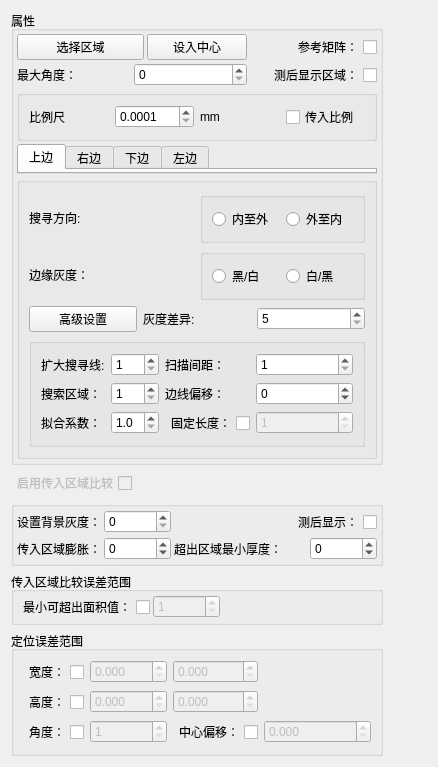
<?xml version="1.0" encoding="UTF-8"?>
<ui version="4.0">
 <class>edgeJudgeWdg</class>
 <widget class="QWidget" name="edgeJudgeWdg">
  <property name="geometry">
   <rect>
    <x>0</x>
    <y>0</y>
    <width>438</width>
    <height>752</height>
   </rect>
  </property>
  <property name="windowTitle">
   <string>edgeJudgeWdg</string>
  </property>
  <layout class="QGridLayout" name="gridLayout_12">
   <item row="0" column="0">
    <layout class="QVBoxLayout" name="verticalLayout">
     <item>
      <widget class="QGroupBox" name="groupBox">
       <property name="title">
        <string>属性</string>
       </property>
       <layout class="QGridLayout" name="gridLayout_10">
        <property name="leftMargin">
         <number>3</number>
        </property>
        <property name="topMargin">
         <number>3</number>
        </property>
        <property name="rightMargin">
         <number>3</number>
        </property>
        <property name="bottomMargin">
         <number>3</number>
        </property>
        <property name="spacing">
         <number>3</number>
        </property>
        <item row="0" column="0">
         <widget class="QPushButton" name="bt_selectRoi">
          <property name="text">
           <string>选择区域</string>
          </property>
          <property name="checkable">
           <bool>true</bool>
          </property>
         </widget>
        </item>
        <item row="1" column="2">
         <widget class="QCheckBox" name="cb_showRegionAfterDet">
          <property name="layoutDirection">
           <enum>Qt::RightToLeft</enum>
          </property>
          <property name="text">
           <string>测后显示区域：</string>
          </property>
         </widget>
        </item>
        <item row="0" column="2">
         <widget class="QCheckBox" name="cb_refer">
          <property name="layoutDirection">
           <enum>Qt::RightToLeft</enum>
          </property>
          <property name="text">
           <string>参考矩阵：</string>
          </property>
         </widget>
        </item>
        <item row="0" column="1">
         <widget class="QPushButton" name="bt_setOrigin">
          <property name="maximumSize">
           <size>
            <width>100</width>
            <height>16777215</height>
           </size>
          </property>
          <property name="text">
           <string>设入中心</string>
          </property>
         </widget>
        </item>
        <item row="1" column="0" colspan="2">
         <layout class="QHBoxLayout" name="horizontalLayout_11">
          <item>
           <widget class="QLabel" name="label">
            <property name="text">
             <string>最大角度：</string>
            </property>
           </widget>
          </item>
          <item>
           <widget class="QSpinBox" name="sp_maxAngle">
            <property name="buttonSymbols">
             <enum>QAbstractSpinBox::UpDownArrows</enum>
            </property>
            <property name="maximum">
             <number>45</number>
            </property>
           </widget>
          </item>
         </layout>
        </item>
        <item row="3" column="0" colspan="3">
         <layout class="QHBoxLayout" name="horizontalLayout_2">
          <property name="leftMargin">
           <number>0</number>
          </property>
          <property name="topMargin">
           <number>0</number>
          </property>
          <property name="rightMargin">
           <number>0</number>
          </property>
          <property name="bottomMargin">
           <number>0</number>
          </property>
          <item>
           <widget class="QTabWidget" name="tabWidget">
            <property name="minimumSize">
             <size>
              <width>0</width>
              <height>30</height>
             </size>
            </property>
            <property name="maximumSize">
             <size>
              <width>16777215</width>
              <height>30</height>
             </size>
            </property>
            <property name="currentIndex">
             <number>0</number>
            </property>
            <widget class="QWidget" name="tab">
             <attribute name="title">
              <string>上边</string>
             </attribute>
             <layout class="QGridLayout" name="gridLayout_9"/>
            </widget>
            <widget class="QWidget" name="tab_2">
             <attribute name="title">
              <string>右边</string>
             </attribute>
             <layout class="QGridLayout" name="gridLayout_8"/>
            </widget>
            <widget class="QWidget" name="tab_3">
             <attribute name="title">
              <string>下边</string>
             </attribute>
             <layout class="QGridLayout" name="gridLayout_6"/>
            </widget>
            <widget class="QWidget" name="tab_4">
             <attribute name="title">
              <string>左边</string>
             </attribute>
             <layout class="QGridLayout" name="gridLayout_5"/>
            </widget>
           </widget>
          </item>
         </layout>
        </item>
        <item row="2" column="0" colspan="3">
         <widget class="QGroupBox" name="groupBox_19">
          <property name="title">
           <string/>
          </property>
          <layout class="QGridLayout" name="gridLayout_11">
           <item row="1" column="1">
            <widget class="QDoubleSpinBox" name="dsp_pixSize">
             <property name="decimals">
              <number>4</number>
             </property>
             <property name="minimum">
              <double>0.000100000000000</double>
             </property>
             <property name="maximum">
              <double>9.990000000000000</double>
             </property>
            </widget>
           </item>
           <item row="1" column="3">
            <widget class="QCheckBox" name="cb_inputPixel">
             <property name="text">
              <string>传入比例</string>
             </property>
            </widget>
           </item>
           <item row="1" column="0">
            <widget class="QLabel" name="label_35">
             <property name="text">
              <string>比例尺</string>
             </property>
            </widget>
           </item>
           <item row="1" column="2">
            <widget class="QLabel" name="label_36">
             <property name="text">
              <string>mm</string>
             </property>
            </widget>
           </item>
          </layout>
         </widget>
        </item>
        <item row="4" column="0" colspan="3">
         <widget class="QGroupBox" name="groupBox_2">
          <property name="title">
           <string/>
          </property>
          <layout class="QGridLayout" name="gridLayout_13">
           <item row="1" column="0">
            <widget class="QPushButton" name="bt_advance">
             <property name="text">
              <string>高级设置</string>
             </property>
             <property name="checkable">
              <bool>true</bool>
             </property>
            </widget>
           </item>
           <item row="1" column="1">
            <widget class="QLabel" name="label_25">
             <property name="text">
              <string>灰度差异:</string>
             </property>
            </widget>
           </item>
           <item row="1" column="2">
            <widget class="QSpinBox" name="sp_minGrayDiff">
             <property name="buttonSymbols">
              <enum>QAbstractSpinBox::UpDownArrows</enum>
             </property>
             <property name="minimum">
              <number>5</number>
             </property>
             <property name="maximum">
              <number>255</number>
             </property>
            </widget>
           </item>
           <item row="2" column="0" colspan="3">
            <widget class="QGroupBox" name="grp_advance">
             <property name="title">
              <string/>
             </property>
             <layout class="QGridLayout" name="gridLayout">
              <item row="0" column="0">
               <widget class="QLabel" name="label_21">
                <property name="text">
                 <string>扩大搜寻线:</string>
                </property>
               </widget>
              </item>
              <item row="0" column="1">
               <widget class="QSpinBox" name="sp_extendSearchLine">
                <property name="buttonSymbols">
                 <enum>QAbstractSpinBox::UpDownArrows</enum>
                </property>
                <property name="minimum">
                 <number>1</number>
                </property>
                <property name="maximum">
                 <number>200</number>
                </property>
               </widget>
              </item>
              <item row="0" column="2">
               <widget class="QLabel" name="label_22">
                <property name="text">
                 <string>扫描间距：</string>
                </property>
               </widget>
              </item>
              <item row="0" column="3" colspan="2">
               <widget class="QSpinBox" name="sp_searchLineGap">
                <property name="buttonSymbols">
                 <enum>QAbstractSpinBox::UpDownArrows</enum>
                </property>
                <property name="minimum">
                 <number>1</number>
                </property>
               </widget>
              </item>
              <item row="1" column="0">
               <widget class="QLabel" name="label_46">
                <property name="text">
                 <string>搜索区域：</string>
                </property>
               </widget>
              </item>
              <item row="1" column="1">
               <widget class="QSpinBox" name="sp_ROINum">
                <property name="buttonSymbols">
                 <enum>QAbstractSpinBox::UpDownArrows</enum>
                </property>
                <property name="minimum">
                 <number>1</number>
                </property>
                <property name="maximum">
                 <number>5</number>
                </property>
               </widget>
              </item>
              <item row="1" column="2">
               <widget class="QLabel" name="label_24">
                <property name="text">
                 <string>边线偏移：</string>
                </property>
               </widget>
              </item>
              <item row="1" column="3" colspan="2">
               <widget class="QSpinBox" name="sp_lineOffset">
                <property name="buttonSymbols">
                 <enum>QAbstractSpinBox::UpDownArrows</enum>
                </property>
                <property name="minimum">
                 <number>-99</number>
                </property>
               </widget>
              </item>
              <item row="2" column="0">
               <widget class="QLabel" name="label_14">
                <property name="text">
                 <string>拟合系数：</string>
                </property>
               </widget>
              </item>
              <item row="2" column="1">
               <widget class="QDoubleSpinBox" name="dsp_factor">
                <property name="decimals">
                 <number>1</number>
                </property>
                <property name="minimum">
                 <double>1.000000000000000</double>
                </property>
                <property name="maximum">
                 <double>3.000000000000000</double>
                </property>
                <property name="singleStep">
                 <double>0.500000000000000</double>
                </property>
               </widget>
              </item>
              <item row="2" column="2">
               <widget class="QCheckBox" name="cb_fixWidth">
                <property name="layoutDirection">
                 <enum>Qt::RightToLeft</enum>
                </property>
                <property name="text">
                 <string>固定长度：</string>
                </property>
               </widget>
              </item>
              <item row="2" column="3" colspan="2">
               <widget class="QSpinBox" name="sp_fixWidth">
                <property name="enabled">
                 <bool>false</bool>
                </property>
                <property name="minimum">
                 <number>1</number>
                </property>
                <property name="maximum">
                 <number>999</number>
                </property>
               </widget>
              </item>
             </layout>
            </widget>
           </item>
           <item row="0" column="0" colspan="3">
            <layout class="QGridLayout" name="gridLayout_2">
             <item row="0" column="0">
              <widget class="QLabel" name="label_27">
               <property name="text">
                <string>搜寻方向:</string>
               </property>
              </widget>
             </item>
             <item row="0" column="1">
              <widget class="QGroupBox" name="groupBox_8">
               <property name="title">
                <string/>
               </property>
               <layout class="QHBoxLayout" name="horizontalLayout_8">
                <item>
                 <widget class="QRadioButton" name="rb_inToOut">
                  <property name="text">
                   <string>内至外</string>
                  </property>
                 </widget>
                </item>
                <item>
                 <widget class="QRadioButton" name="rb_outToIn">
                  <property name="text">
                   <string>外至内</string>
                  </property>
                 </widget>
                </item>
               </layout>
              </widget>
             </item>
             <item row="1" column="0">
              <widget class="QLabel" name="label_20">
               <property name="text">
                <string>边缘灰度：</string>
               </property>
              </widget>
             </item>
             <item row="1" column="1">
              <widget class="QGroupBox" name="groupBox_10">
               <property name="title">
                <string/>
               </property>
               <layout class="QHBoxLayout" name="horizontalLayout_3">
                <item>
                 <widget class="QRadioButton" name="rb_blackToWhite">
                  <property name="text">
                   <string>黑/白</string>
                  </property>
                 </widget>
                </item>
                <item>
                 <widget class="QRadioButton" name="rb_whiteToBlack">
                  <property name="text">
                   <string>白/黑</string>
                  </property>
                 </widget>
                </item>
               </layout>
              </widget>
             </item>
            </layout>
           </item>
          </layout>
         </widget>
        </item>
       </layout>
      </widget>
     </item>
     <item>
      <layout class="QHBoxLayout" name="horizontalLayout_4">
       <item>
        <widget class="QCheckBox" name="cb_UseInput">
         <property name="enabled">
          <bool>false</bool>
         </property>
         <property name="layoutDirection">
          <enum>Qt::RightToLeft</enum>
         </property>
         <property name="text">
          <string>启用传入区域比较</string>
         </property>
        </widget>
       </item>
       <item>
        <spacer name="horizontalSpacer">
         <property name="orientation">
          <enum>Qt::Horizontal</enum>
         </property>
         <property name="sizeHint" stdset="0">
          <size>
           <width>40</width>
           <height>20</height>
          </size>
         </property>
        </spacer>
       </item>
      </layout>
     </item>
     <item>
      <widget class="QGroupBox" name="grp_input">
       <property name="title">
        <string/>
       </property>
       <layout class="QGridLayout" name="gridLayout_4">
        <property name="leftMargin">
         <number>3</number>
        </property>
        <property name="topMargin">
         <number>3</number>
        </property>
        <property name="rightMargin">
         <number>3</number>
        </property>
        <property name="bottomMargin">
         <number>3</number>
        </property>
        <property name="spacing">
         <number>3</number>
        </property>
        <item row="1" column="2" colspan="2">
         <widget class="QLabel" name="label_30">
          <property name="toolTip">
           <string>两个区域之间相减相差的面积超过多少才能被判定为达到超出的标准</string>
          </property>
          <property name="text">
           <string>超出区域最小厚度：</string>
          </property>
         </widget>
        </item>
        <item row="1" column="1">
         <widget class="QSpinBox" name="sp_inputLarge">
          <property name="buttonSymbols">
           <enum>QAbstractSpinBox::UpDownArrows</enum>
          </property>
          <property name="minimum">
           <number>-99</number>
          </property>
         </widget>
        </item>
        <item row="1" column="4">
         <widget class="QSpinBox" name="sp_offThickMin">
          <property name="buttonSymbols">
           <enum>QAbstractSpinBox::UpDownArrows</enum>
          </property>
          <property name="minimum">
           <number>-99</number>
          </property>
          <property name="maximum">
           <number>99</number>
          </property>
         </widget>
        </item>
        <item row="0" column="0">
         <widget class="QLabel" name="label_28">
          <property name="text">
           <string>设置背景灰度：</string>
          </property>
         </widget>
        </item>
        <item row="0" column="1">
         <widget class="QSpinBox" name="sp_paintGray">
          <property name="buttonSymbols">
           <enum>QAbstractSpinBox::UpDownArrows</enum>
          </property>
          <property name="minimum">
           <number>0</number>
          </property>
          <property name="maximum">
           <number>255</number>
          </property>
         </widget>
        </item>
        <item row="1" column="0">
         <widget class="QLabel" name="label_26">
          <property name="text">
           <string>传入区域膨胀：</string>
          </property>
         </widget>
        </item>
        <item row="0" column="2" colspan="3">
         <widget class="QCheckBox" name="cb_showSegDiff">
          <property name="layoutDirection">
           <enum>Qt::RightToLeft</enum>
          </property>
          <property name="text">
           <string>测后显示：</string>
          </property>
         </widget>
        </item>
       </layout>
      </widget>
     </item>
     <item>
      <widget class="QGroupBox" name="grp_errInput">
       <property name="title">
        <string>传入区域比较误差范围</string>
       </property>
       <layout class="QGridLayout" name="gridLayout_3">
        <property name="leftMargin">
         <number>3</number>
        </property>
        <property name="topMargin">
         <number>3</number>
        </property>
        <property name="rightMargin">
         <number>3</number>
        </property>
        <property name="bottomMargin">
         <number>3</number>
        </property>
        <property name="spacing">
         <number>3</number>
        </property>
        <item row="0" column="1">
         <widget class="QSpinBox" name="sp_errOffAreaMin">
          <property name="enabled">
           <bool>false</bool>
          </property>
          <property name="buttonSymbols">
           <enum>QAbstractSpinBox::UpDownArrows</enum>
          </property>
          <property name="minimum">
           <number>1</number>
          </property>
          <property name="maximum">
           <number>999999</number>
          </property>
         </widget>
        </item>
        <item row="0" column="0">
         <widget class="QCheckBox" name="cb_offArea">
          <property name="layoutDirection">
           <enum>Qt::RightToLeft</enum>
          </property>
          <property name="text">
           <string>最小可超出面积值：</string>
          </property>
         </widget>
        </item>
        <item row="0" column="2">
         <spacer name="horizontalSpacer_2">
          <property name="orientation">
           <enum>Qt::Horizontal</enum>
          </property>
          <property name="sizeHint" stdset="0">
           <size>
            <width>40</width>
            <height>20</height>
           </size>
          </property>
         </spacer>
        </item>
       </layout>
      </widget>
     </item>
     <item>
      <widget class="QGroupBox" name="groupBox_6">
       <property name="title">
        <string>定位误差范围</string>
       </property>
       <layout class="QGridLayout" name="gridLayout_7">
        <item row="1" column="3">
         <spacer name="horizontalSpacer_8">
          <property name="orientation">
           <enum>Qt::Horizontal</enum>
          </property>
          <property name="sizeHint" stdset="0">
           <size>
            <width>107</width>
            <height>20</height>
           </size>
          </property>
         </spacer>
        </item>
        <item row="0" column="3">
         <spacer name="horizontalSpacer_7">
          <property name="orientation">
           <enum>Qt::Horizontal</enum>
          </property>
          <property name="sizeHint" stdset="0">
           <size>
            <width>107</width>
            <height>20</height>
           </size>
          </property>
         </spacer>
        </item>
        <item row="1" column="0">
         <widget class="QCheckBox" name="cb_errHeight">
          <property name="layoutDirection">
           <enum>Qt::RightToLeft</enum>
          </property>
          <property name="text">
           <string>高度：</string>
          </property>
         </widget>
        </item>
        <item row="2" column="1">
         <widget class="QSpinBox" name="sp_errAngle">
          <property name="enabled">
           <bool>false</bool>
          </property>
          <property name="buttonSymbols">
           <enum>QAbstractSpinBox::UpDownArrows</enum>
          </property>
          <property name="minimum">
           <number>1</number>
          </property>
          <property name="maximum">
           <number>45</number>
          </property>
         </widget>
        </item>
        <item row="2" column="2">
         <widget class="QCheckBox" name="cb_errCenterOffset">
          <property name="layoutDirection">
           <enum>Qt::RightToLeft</enum>
          </property>
          <property name="text">
           <string>中心偏移：</string>
          </property>
         </widget>
        </item>
        <item row="2" column="0">
         <widget class="QCheckBox" name="cb_errAngle">
          <property name="layoutDirection">
           <enum>Qt::RightToLeft</enum>
          </property>
          <property name="text">
           <string>角度：</string>
          </property>
         </widget>
        </item>
        <item row="0" column="0">
         <widget class="QCheckBox" name="cb_errWidth">
          <property name="layoutDirection">
           <enum>Qt::RightToLeft</enum>
          </property>
          <property name="text">
           <string>宽度：</string>
          </property>
         </widget>
        </item>
        <item row="0" column="1">
         <widget class="QDoubleSpinBox" name="dsp_errWidthMin">
          <property name="enabled">
           <bool>false</bool>
          </property>
          <property name="buttonSymbols">
           <enum>QAbstractSpinBox::UpDownArrows</enum>
          </property>
          <property name="decimals">
           <number>3</number>
          </property>
          <property name="maximum">
           <double>1000.000000000000000</double>
          </property>
         </widget>
        </item>
        <item row="0" column="2">
         <widget class="QDoubleSpinBox" name="dsp_errWidthMax">
          <property name="enabled">
           <bool>false</bool>
          </property>
          <property name="buttonSymbols">
           <enum>QAbstractSpinBox::UpDownArrows</enum>
          </property>
          <property name="decimals">
           <number>3</number>
          </property>
          <property name="maximum">
           <double>1000.000000000000000</double>
          </property>
         </widget>
        </item>
        <item row="1" column="1">
         <widget class="QDoubleSpinBox" name="dsp_errHeightMin">
          <property name="enabled">
           <bool>false</bool>
          </property>
          <property name="buttonSymbols">
           <enum>QAbstractSpinBox::UpDownArrows</enum>
          </property>
          <property name="decimals">
           <number>3</number>
          </property>
          <property name="maximum">
           <double>1000.000000000000000</double>
          </property>
         </widget>
        </item>
        <item row="1" column="2">
         <widget class="QDoubleSpinBox" name="dsp_errHeightMax">
          <property name="enabled">
           <bool>false</bool>
          </property>
          <property name="buttonSymbols">
           <enum>QAbstractSpinBox::UpDownArrows</enum>
          </property>
          <property name="decimals">
           <number>3</number>
          </property>
          <property name="maximum">
           <double>1000.000000000000000</double>
          </property>
         </widget>
        </item>
        <item row="2" column="3">
         <widget class="QDoubleSpinBox" name="dsp_errCenterOffset">
          <property name="enabled">
           <bool>false</bool>
          </property>
          <property name="buttonSymbols">
           <enum>QAbstractSpinBox::UpDownArrows</enum>
          </property>
          <property name="decimals">
           <number>3</number>
          </property>
          <property name="maximum">
           <double>1000.000000000000000</double>
          </property>
         </widget>
        </item>
       </layout>
      </widget>
     </item>
    </layout>
   </item>
   <item row="0" column="1">
    <spacer name="horizontalSpacer_3">
     <property name="orientation">
      <enum>Qt::Horizontal</enum>
     </property>
     <property name="sizeHint" stdset="0">
      <size>
       <width>8</width>
       <height>20</height>
      </size>
     </property>
    </spacer>
   </item>
   <item row="1" column="0">
    <spacer name="verticalSpacer">
     <property name="orientation">
      <enum>Qt::Vertical</enum>
     </property>
     <property name="sizeHint" stdset="0">
      <size>
       <width>20</width>
       <height>18</height>
      </size>
     </property>
    </spacer>
   </item>
  </layout>
 </widget>
 <resources/>
 <connections/>
</ui>
